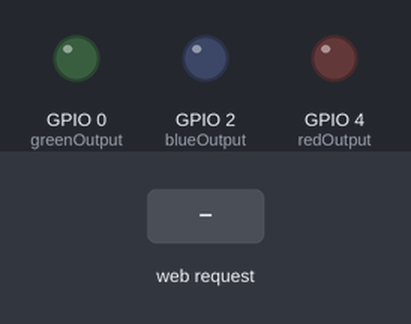
A sketch run on a simulated ESP32. Shown: output pins drawn as LEDs (lit = HIGH). The test bench sets the inputs (shaded band). WiFi joins after 1.5 s; servers stay silent unless stated; what the sketch prints to the serial monitor is not drawn.

Above: at 2.7 s.
2.8 s: HTTP request GET /red/on received
At 4.0 s:
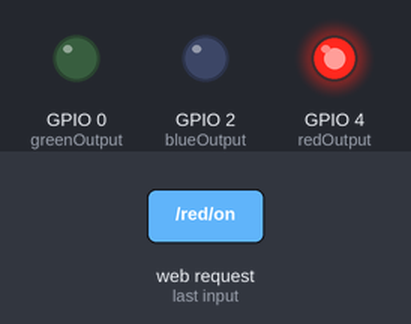
4.3 s: HTTP request GET /blue/on received
At 5.4 s:
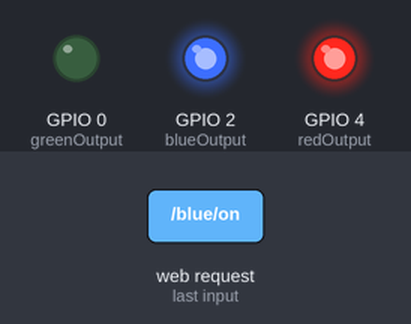
5.8 s: HTTP request GET /red/off received
At 6.5 s:
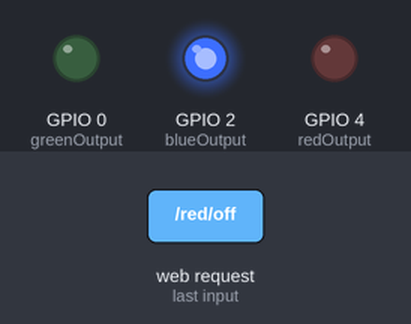
7.3 s: HTTP request GET /green/on received
At 7.6 s:
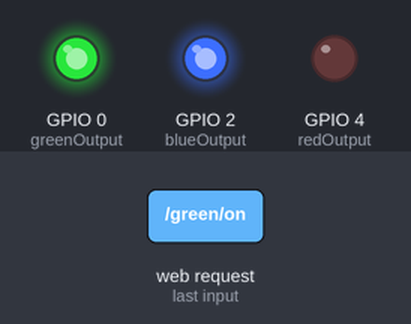
8.8 s: HTTP request GET /blue/off received
At 10.0 s:
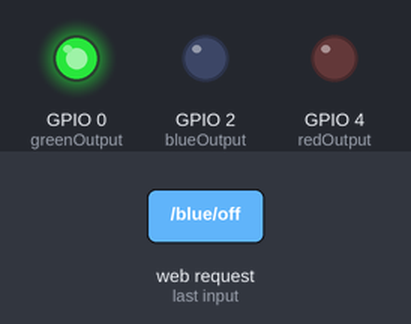
10.3 s: HTTP request GET /red/on received
At 11.1 s:
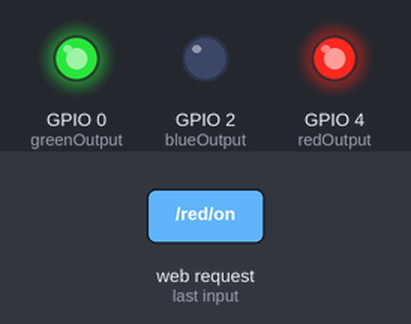
Timing chart, 0 to 12.8 s (numbered marks = the images above; inputs shaded):
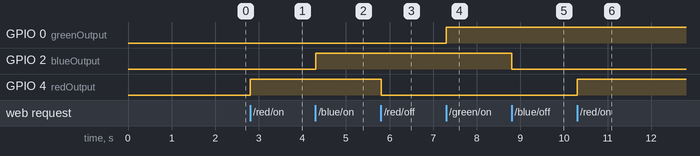

The sketch:

serve_webpage.ino
```cpp
// Load Wi-Fi library
#include <WiFi.h>

// Replace with your network credentials
const char* ssid = "WIFI_SSID_NAME";
const char* password = "WIFI_PASSWORD";

// Set web server port number to 80
WiFiServer server(80);

// Variable to store the HTTP request
String header;

// Auxiliar variables to store the current output state
String redState = "off";
String greenState = "off";
String blueState = "off";

// Assign output variables to GPIO pins
const int blueOutput= 2;
const int greenOutput= 0;
const int redOutput= 4;

// Current time
unsigned long currentTime = millis();
// Previous time
unsigned long previousTime = 0;
// Define timeout time in milliseconds (example: 2000ms = 2s)
const long timeoutTime = 2000;

void setup() {
  Serial.begin(115200);
  // Initialize the output variables as outputs
  pinMode(blueOutput, OUTPUT);
  pinMode(greenOutput, OUTPUT);
  pinMode(redOutput, OUTPUT);
  // Set outputs to LOW
  digitalWrite(blueOutput, LOW);
  digitalWrite(greenOutput, LOW);
  digitalWrite(redOutput, LOW);

  // Connect to Wi-Fi network with SSID and password
  Serial.print("Connecting to ");
  Serial.println(ssid);
  WiFi.begin(ssid, password);
  while (WiFi.status() != WL_CONNECTED) {
    delay(500);
    Serial.print(".");
  }
  // Print local IP address and start web server
  Serial.println("");
  Serial.println("WiFi connected.");
  Serial.println("IP address: ");
  Serial.println(WiFi.localIP());
  server.begin();
}

void loop(){
  WiFiClient client = server.available();   // Listen for incoming clients

  if (client) {                             // If a new client connects,
    currentTime = millis();
    previousTime = currentTime;
    Serial.println("New Client.");          // print a message out in the serial port
    String currentLine = "";                // make a String to hold incoming data from the client
    while (client.connected() && currentTime - previousTime <= timeoutTime) {  // loop while the client's connected
      currentTime = millis();
      if (client.available()) {             // if there's bytes to read from the client,
        char c = client.read();             // read a byte, then
        Serial.write(c);                    // print it out the serial monitor
        header += c;
        if (c == '\n') {                    // if the byte is a newline character
          // if the current line is blank, you got two newline characters in a row.
          // that's the end of the client HTTP request, so send a response:
          if (currentLine.length() == 0) {
            // HTTP headers always start with a response code (e.g. HTTP/1.1 200 OK)
            // and a content-type so the client knows what's coming, then a blank line:
            client.println("HTTP/1.1 200 OK");
            client.println("Content-type:text/html");
            client.println("Connection: close");
            client.println();

            // turns the GPIOs on and off
            if (header.indexOf("GET /red/on") >= 0) {              // red on
              Serial.println("GPIO red on");
              redState = "on";
              digitalWrite(redOutput, HIGH);
            } else if (header.indexOf("GET /red/off") >= 0) {      // red off
              Serial.println("GPIO red off");
              redState = "off";
              digitalWrite(redOutput, LOW);
            } else if (header.indexOf("GET /blue/on") >= 0) {      // blue on
              Serial.println("GPIO blue on");
              blueState = "on";
              digitalWrite(blueOutput, HIGH);
            } else if (header.indexOf("GET /blue/off") >= 0) {     // blue off
              Serial.println("GPIO blue off");
              blueState = "off";
              digitalWrite(blueOutput, LOW);
            } else if (header.indexOf("GET /green/on") >= 0) {     // green on
              Serial.println("GPIO green on");
              greenState = "on";
              digitalWrite(greenOutput, HIGH);
            } else if (header.indexOf("GET /green/off") >= 0) {    // green off
              Serial.println("GPIO green off");
              greenState = "off";
              digitalWrite(greenOutput, LOW);
            }

            // Display the HTML web page
            client.println("<!DOCTYPE html><html>");
            client.println("<head><meta name=\"viewport\" content=\"width=device-width, initial-scale=1\">");
            client.println("<link rel=\"icon\" href=\"data:,\">");
            // CSS to style the on/off buttons
            // Feel free to change the background-color and font-size attributes to fit your preferences
            client.println("<style>html { font-family: Helvetica; display: inline-block; margin: 0px auto; text-align: center;}");
            client.println(".button { background-color: #4CAF50; border: none; color: white; padding: 16px 40px;");
            client.println("text-decoration: none; font-size: 30px; margin: 2px; cursor: pointer;}");
            client.println(".button2 {background-color: #555555;}</style></head>");

            // Web Page Heading
            client.println("<body><h1>ESP32 Web Server</h1>");

            // If the any state is off, it displays the ON button and vice versa
            if (redState=="off") {
              client.println("<p><a href=\"/red/on\"><button class=\"button\">RED ON</button></a></p>");
            } else {
              client.println("<p><a href=\"/red/off\"><button class=\"button button2\">RED OFF</button></a></p>");
            }
            if (greenState=="off") {
              client.println("<p><a href=\"/green/on\"><button class=\"button\">GREEN ON</button></a></p>");
            } else {
              client.println("<p><a href=\"/green/off\"><button class=\"button button2\">GREEN OFF</button></a></p>");
            }
            if (blueState=="off") {
              client.println("<p><a href=\"/blue/on\"><button class=\"button\">BLUE ON</button></a></p>");
            } else {
              client.println("<p><a href=\"/blue/off\"><button class=\"button button2\">BLUE OFF</button></a></p>");
            }
            client.println("</body></html>");

            // The HTTP response ends with another blank line
            client.println();
            // Break out of the while loop
            break;
          } else { // if you got a newline, then clear currentLine
            currentLine = "";
          }
        } else if (c != '\r') {  // if you got anything else but a carriage return character,
          currentLine += c;      // add it to the end of the currentLine
        }
      }
    }
    // Clear the header variable
    header = "";
    // Close the connection
    client.stop();
    Serial.println("Client disconnected.");
    Serial.println("");
  }
}
```

Measured:
- after the input at 2.8 s, GPIO 4 (redOutput): LOW → HIGH at once
- after the input at 4.3 s, GPIO 2 (blueOutput): LOW → HIGH at once
- after the input at 5.8 s, GPIO 4 (redOutput): HIGH → LOW at once
- after the input at 7.3 s, GPIO 0 (greenOutput): LOW → HIGH at once
- after the input at 8.8 s, GPIO 2 (blueOutput): HIGH → LOW at once
- after the input at 10.3 s, GPIO 4 (redOutput): LOW → HIGH at once
